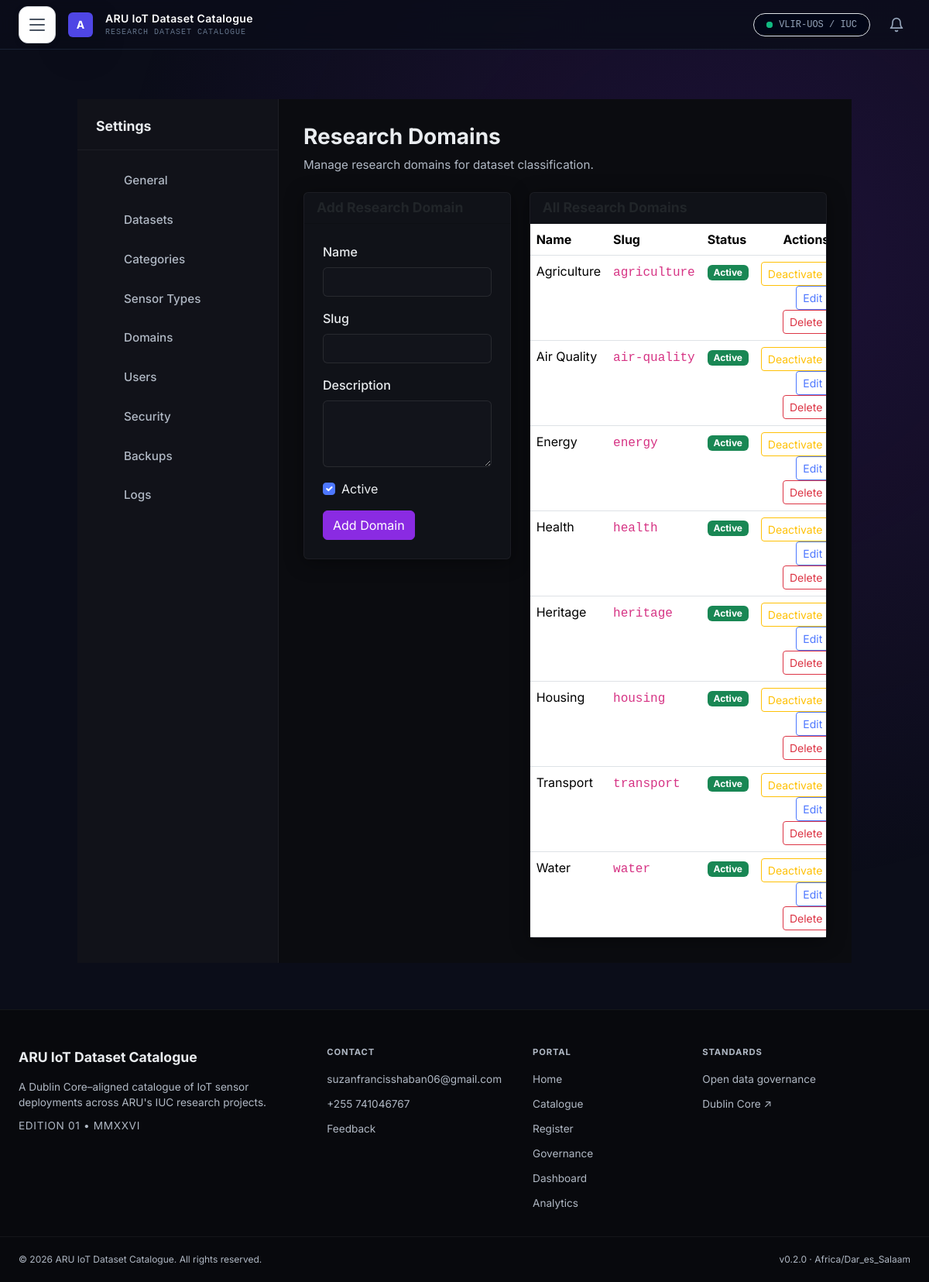
Page /portal-admin/settings/domains/ (signed in) on the committed database.
### catalogue/models.py (models this page shows, shortened)
class Domain(models.Model):
    name = models.CharField(max_length=100, unique=True)
    slug = models.SlugField(max_length=100, unique=True)
    description = models.TextField(blank=True)
    is_active = models.BooleanField(default=True)
    class Meta:
        ordering = ['name']

class SystemSetting(models.Model):
    SETTING_TYPE_CHOICES = [
        ('text', 'Text'),
        ('number', 'Number'),
        ('boolean', 'Boolean'),
        ('email', 'Email'),
        ('url', 'URL'),
        ('choice', 'Choice'),
        ('file', 'File'),
    ]
    key = models.CharField(max_length=100, unique=True)
    value = models.TextField(blank=True)
    setting_type = models.CharField(max_length=20, choices=SETTING_TYPE_CHOICES, default='text')
    category = models.CharField(max_length=50, blank=True)
    description = models.TextField(blank=True)
    is_required = models.BooleanField(default=False)
    updated_at = models.DateTimeField(auto_now=True)
    class Meta:
        ordering = ['category', 'key']

### catalogue/views.py (the view)
    def wrapper(request, *args, **kwargs):
        if not request.user.is_authenticated:
            return redirect('login')
        if not (request.user.is_staff or request.user.is_superuser or getattr(request.user, 'role', None) == 'Admin'):
            return render(request, '403.html', status=403)
        return view_func(request, *args, **kwargs)

### catalogue/templates/settings/domains.html (shortened to what this page needs)
{% extends 'settings/base.html' %}
{% block settings_content %}
<div class="settings-page">
    <div class="settings-page-header">
        <h1 class="settings-page-title">Research Domains</h1>
        <p class="settings-page-desc">Manage research domains for dataset classification.</p>
    </div>
    <div class="row">
        <div class="col-lg-5">
            <div class="card">
                <div class="card-header">
                    <h5 class="card-title mb-0">{{ edit_domain|yesno:'Edit,Add' }} Research Domain</h5>
                </div>
                <div class="card-body">
                    <form method="post">
                        <div class="mb-3">
                            <label class="form-label">Name</label>
                            {{ form.name }}
                        </div>
                        <div class="mb-3">
                            <label class="form-label">Slug</label>
                            {{ form.slug }}
                        </div>
                        <div class="mb-3">
                            <label class="form-label">Description</label>
                            {{ form.description }}
                        </div>
                        <div class="mb-3">
                            <div class="form-check">
                                {{ form.is_active }}
                                <label class="form-check-label">Active</label>
                            </div>
                        </div>
                        <div class="d-flex gap-2">
                            <button type="submit" class="btn btn-primary">{{ edit_domain|yesno:'Update,Add' }} Domain</button>
                        </div>
                    </form>
                </div>
            </div>
        </div>
        <div class="col-lg-7">
            <div class="card">
                <div class="card-header">
                    <h5 class="card-title mb-0">All Research Domains</h5>
                </div>
                <div class="card-body p-0">
                    <div class="table-responsive">
                        <table class="table table-hover mb-0">
                            <thead>
                                <tr>
                                    <th>Name</th>
                                    <th>Slug</th>
                                    <th>Status</th>
                                    <th class="text-end">Actions</th>
                                </tr>
                            </thead>
                            <tbody>
                                {% for domain in domains %}
                                <tr>
                                    <td>{{ domain.name }}</td>
                                    <td><code>{{ domain.slug }}</code></td>
                                    <td>
                                        <span class="badge {% if domain.is_active %}bg-success{% else %}bg-secondary{% endif %}">
                                            {% if domain.is_active %}Active{% else %}Inactive{% endif %}
                                        </span>
                                    </td>
                                    <td class="text-end">
                                        <a href="{% url 'admin_settings_domains_toggle' domain.pk %}" class="btn btn-sm btn-outline-warning">
                                            {% if domain.is_active %}Deactivate{% else %}Activate{% endif %}
                                        </a>
                                        <a href="{% url 'admin_settings_domains_edit' domain.pk %}" class="btn btn-sm btn-outline-primary">Edit</a>
                                        <form method="post" action="{% url 'admin_settings_domains_delete' domain.pk %}" class="d-inline" onsubmit="return confirm('Are you sure you want to delete this domain?');">
                                            <button type="submit" class="btn btn-sm btn-outline-danger">Delete</button>
                                        </form>
                                    </td>
                                </tr>
                                {% empty %}
                                <tr>
                                    <td colspan="4" class="text-center text-muted py-4">No domains found.</td>
                                </tr>
                                {% endfor %}
                            </tbody>
                        </table>
                    </div>
                </div>
            </div>
        </div>
    </div>
</div>
{% endblock %}

### catalogue/templates/base.html (shortened to what this page needs)
{% load static socialaccount i18n humanize %}
<!DOCTYPE html>
<html lang="en" data-theme="{{ current_theme }}">
<head>
    <script src="https://cdn.tailwindcss.com"></script>
    <link rel="stylesheet" href="{% static 'css/style.css' %}?v=20260718">
    <link rel="stylesheet" href="{% static 'css/theme.css' %}?v=20260718">
    {% block extra_head %}{% endblock %}
</head>
<body class="bg-midnight-950 text-slate-300 font-sans antialiased">
    <nav class="flex justify-between items-center h-16 px-6 bg-midnight-950/80 backdrop-blur-md border-b border-slate-800/80 sticky top-0 z-50">
        <div class="flex items-center gap-3">
            <button id="hamburger-btn" aria-label="Toggle Navigation" class="hamburger-btn">
                <span class="hamburger-line"></span>
                <span class="hamburger-line"></span>
                <span class="hamburger-line"></span>
            </button>
            <div class="w-8 h-8 bg-indigo-600 rounded-md flex items-center justify-center text-white font-bold text-sm shadow-lg shadow-indigo-500/20">A</div>
            <div>
                <div class="text-white font-semibold text-sm tracking-wide">ARU IoT Dataset Catalogue</div>
                <div class="text-[10px] text-slate-500 font-mono tracking-widest uppercase">Research Dataset Catalogue</div>
            </div>
        </div>
        <div class="flex items-center gap-3">
            <span class="text-xs text-slate-400 font-mono bg-slate-950 px-3 py-1.5 rounded-full border border-slate-800 flex items-center gap-2">
                <span class="relative flex h-2 w-2">
                    <span class="relative inline-flex rounded-full h-2 w-2 bg-emerald-500"></span>
                </span>
                VLIR-UOS / IUC
            </span>
            {% if user.is_authenticated %}
            <div class="relative">
                <button id="notification-bell-btn" aria-label="Notifications" class="relative p-2 text-slate-400 hover:text-white transition-colors">
                    <svg width="20" height="20" viewBox="0 0 24 24" fill="none" stroke="currentColor" stroke-width="2" stroke-linecap="round" stroke-linejoin="round">
                        <path d="M6 8a6 6 0 0 1 12 0c0 7 3 9 3 9H3s3-2 3-9"></path>
                        <path d="M10.3 21a1.94 1.94 0 0 0 3.4 0"></path>
                    </svg>
                </button>
            </div>
            {% endif %}
        </div>
    </nav>
    <div class="container">
        {% block content %}
        {% endblock %}
    </div>
    <footer class="site-footer">
        <div class="footer-container">
            <div class="footer-col">
                <div class="footer-brand">{{ general_settings.portal_name|default:'ARU IoT Dataset Catalogue' }}</div>
                <p class="footer-desc">A Dublin Core–aligned catalogue of IoT sensor deployments across {{ general_settings.institution_name|default:"ARU" }}'s IUC research projects.</p>
                <p class="footer-edition">EDITION 01 • MMXXVI</p>
            </div>
            <div class="footer-col">
                <h4 class="footer-heading">{% trans 'Contact' %}</h4>
                <ul>
                    {% if general_settings.contact_email %}
                    <li><a href="mailto:{{ general_settings.contact_email }}">{{ general_settings.contact_email }}</a></li>
                    {% endif %}
                    {% if general_settings.contact_phone %}
                    <li><a href="tel:{{ general_settings.contact_phone }}">{{ general_settings.contact_phone }}</a></li>
                    {% endif %}
                    <li><a href="{% url 'feedback' %}">{% trans 'Feedback' %}</a></li>
                </ul>
            </div>
            <div class="footer-col">
                <h4 class="footer-heading">{% trans 'Portal' %}</h4>
                <ul>
                    <li><a href="{% url 'home' %}">{% trans 'Home' %}</a></li>
                    <li><a href="{% url 'browse_catalogue' %}">{% trans 'Catalogue' %}</a></li>
                    <li><a href="{% url 'register_dataset' %}">{% trans 'Register' %}</a></li>
                    <li><a href="{% url 'governance_policy' %}">{% trans 'Governance' %}</a></li>
                    {% if user.is_authenticated %}
                        {% if user.is_staff or user.is_superuser or user.role == 'Admin' %}
                        <li><a href="{% url 'admin_dashboard' %}">{% trans 'Dashboard' %}</a></li>
                        <li><a href="{% url 'admin_analytics_dashboard' %}">{% trans 'Analytics' %}</a></li>
                        {% endif %}
                    {% endif %}
                </ul>
            </div>
            <div class="footer-col">
                <h4 class="footer-heading">{% trans 'Standards' %}</h4>
                <ul>
                <li><a href="{% url 'governance_policy' %}">Open data governance</a></li>
                <li><a href="https://dublincore.org" target="_blank" rel="noopener">Dublin Core ↗</a></li>
                </ul>
            </div>
        </div>
        <div class="footer-bottom">
            <span>© 2026 {{ general_settings.institution_name|default:'ARU' }} IoT Dataset Catalogue. All rights reserved.</span>
            <span>v0.2.0 · {{ general_settings.time_zone|default:'Africa/Dar_es_Salaam' }}</span>
        </div>
    </footer>
</body>
</html>

### rows in the picture
Domain: name "Agriculture", slug "agriculture", is_active "Active"
Domain: name "Air Quality", slug "air-quality", is_active "Active"
Domain: name "Energy", slug "energy", is_active "Active"
Domain: name "Health", slug "health", is_active "Active"
Domain: name "Heritage", slug "heritage", is_active "Active"
Domain: name "Housing", slug "housing", is_active "Active"
Domain: name "Transport", slug "transport", is_active "Active"
Domain: name "Water", slug "water", is_active "Active"
SystemSetting: portal_name "ARU IoT Dataset Catalogue"
SystemSetting: institution_name "ARU"
SystemSetting: contact_email "suzanfrancisshaban06@gmail.com"
SystemSetting: contact_phone "+255 741046767"
SystemSetting: time_zone "Africa/Dar_es_Salaam"

### other values in the picture
{{ edit_domain|yesno:'Update,Add' }} "Add"
